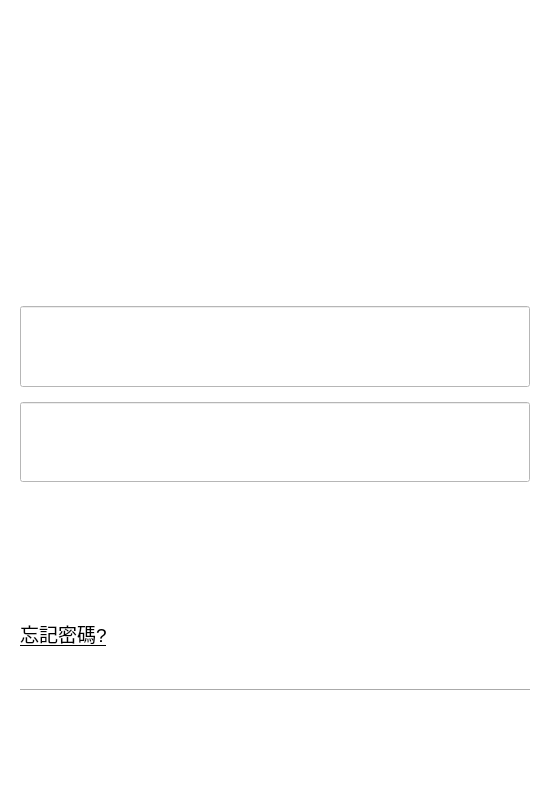
<?xml version="1.0" encoding="UTF-8"?>
<ui version="4.0">
 <class>StageLogin</class>
 <widget class="QWidget" name="StageLogin">
  <property name="geometry">
   <rect>
    <x>0</x>
    <y>0</y>
    <width>550</width>
    <height>808</height>
   </rect>
  </property>
  <property name="windowTitle">
   <string>Form</string>
  </property>
  <layout class="QGridLayout" name="gridLayout">
   <property name="leftMargin">
    <number>0</number>
   </property>
   <property name="topMargin">
    <number>0</number>
   </property>
   <property name="rightMargin">
    <number>0</number>
   </property>
   <property name="bottomMargin">
    <number>0</number>
   </property>
   <property name="spacing">
    <number>0</number>
   </property>
   <item row="0" column="0">
    <widget class="QWidget" name="wBg" native="true">
     <property name="styleSheet">
      <string notr="true">QWidget#wBg{background-color: rgb(255, 255, 255);}</string>
     </property>
     <layout class="QGridLayout" name="gridLayout_2">
      <property name="leftMargin">
       <number>0</number>
      </property>
      <property name="topMargin">
       <number>0</number>
      </property>
      <property name="rightMargin">
       <number>0</number>
      </property>
      <property name="bottomMargin">
       <number>0</number>
      </property>
      <property name="spacing">
       <number>0</number>
      </property>
      <item row="0" column="0">
       <widget class="ItemTopMenu" name="vTitle" native="true">
        <property name="sizePolicy">
         <sizepolicy hsizetype="Preferred" vsizetype="Minimum">
          <horstretch>0</horstretch>
          <verstretch>0</verstretch>
         </sizepolicy>
        </property>
        <property name="maximumSize">
         <size>
          <width>16777215</width>
          <height>200</height>
         </size>
        </property>
       </widget>
      </item>
      <item row="1" column="0">
       <widget class="QWidget" name="wBody" native="true">
        <property name="styleSheet">
         <string notr="true">background-color: rgb(255, 255, 255);</string>
        </property>
        <layout class="QGridLayout" name="gridLayout_3">
         <property name="leftMargin">
          <number>20</number>
         </property>
         <property name="topMargin">
          <number>10</number>
         </property>
         <property name="rightMargin">
          <number>20</number>
         </property>
         <property name="bottomMargin">
          <number>20</number>
         </property>
         <property name="spacing">
          <number>15</number>
         </property>
         <item row="2" column="0" colspan="2">
          <widget class="ItemLineEdit" name="vTxtPassword">
           <property name="sizePolicy">
            <sizepolicy hsizetype="Expanding" vsizetype="Minimum">
             <horstretch>0</horstretch>
             <verstretch>0</verstretch>
            </sizepolicy>
           </property>
          </widget>
         </item>
         <item row="3" column="0" colspan="2">
          <widget class="Item9Grid" name="btnLogin" native="true"/>
         </item>
         <item row="6" column="0" colspan="2">
          <widget class="Item9Grid" name="btnJoin" native="true"/>
         </item>
         <item row="5" column="0" colspan="2">
          <widget class="Line" name="line">
           <property name="orientation">
            <enum>Qt::Horizontal</enum>
           </property>
          </widget>
         </item>
         <item row="4" column="0" colspan="2">
          <widget class="ItemButton" name="btnForget" native="true">
           <layout class="QGridLayout" name="gridLayout_5">
            <property name="leftMargin">
             <number>0</number>
            </property>
            <property name="topMargin">
             <number>0</number>
            </property>
            <property name="rightMargin">
             <number>0</number>
            </property>
            <property name="bottomMargin">
             <number>0</number>
            </property>
            <property name="spacing">
             <number>0</number>
            </property>
            <item row="0" column="0">
             <widget class="QLabel" name="label">
              <property name="font">
               <font>
                <pointsize>14</pointsize>
                <underline>true</underline>
               </font>
              </property>
              <property name="lineWidth">
               <number>2</number>
              </property>
              <property name="midLineWidth">
               <number>2</number>
              </property>
              <property name="text">
               <string>忘記密碼?</string>
              </property>
              <property name="textFormat">
               <enum>Qt::AutoText</enum>
              </property>
              <property name="indent">
               <number>-1</number>
              </property>
              <property name="openExternalLinks">
               <bool>false</bool>
              </property>
             </widget>
            </item>
           </layout>
          </widget>
         </item>
         <item row="0" column="0" colspan="2">
          <widget class="QWidget" name="widget_2" native="true">
           <property name="sizePolicy">
            <sizepolicy hsizetype="Preferred" vsizetype="Minimum">
             <horstretch>0</horstretch>
             <verstretch>0</verstretch>
            </sizepolicy>
           </property>
           <property name="styleSheet">
            <string notr="true">background-color: rgb(255, 255, 255);</string>
           </property>
           <layout class="QGridLayout" name="gridLayout_4">
            <property name="leftMargin">
             <number>0</number>
            </property>
            <property name="topMargin">
             <number>0</number>
            </property>
            <property name="rightMargin">
             <number>0</number>
            </property>
            <property name="bottomMargin">
             <number>0</number>
            </property>
            <property name="spacing">
             <number>0</number>
            </property>
            <item row="0" column="0">
             <spacer name="horizontalSpacer">
              <property name="orientation">
               <enum>Qt::Horizontal</enum>
              </property>
              <property name="sizeHint" stdset="0">
               <size>
                <width>247</width>
                <height>20</height>
               </size>
              </property>
             </spacer>
            </item>
            <item row="0" column="1">
             <widget class="QWidget" name="wImage" native="true">
              <property name="styleSheet">
               <string notr="true">border-image: url(:/image/res/images/icon_logo_475x475.png);</string>
              </property>
             </widget>
            </item>
            <item row="0" column="2">
             <spacer name="horizontalSpacer_2">
              <property name="orientation">
               <enum>Qt::Horizontal</enum>
              </property>
              <property name="sizeHint" stdset="0">
               <size>
                <width>247</width>
                <height>20</height>
               </size>
              </property>
             </spacer>
            </item>
           </layout>
          </widget>
         </item>
         <item row="1" column="0" colspan="2">
          <widget class="ItemLineEdit" name="vTxtLoginId">
           <property name="sizePolicy">
            <sizepolicy hsizetype="Expanding" vsizetype="Preferred">
             <horstretch>0</horstretch>
             <verstretch>0</verstretch>
            </sizepolicy>
           </property>
          </widget>
         </item>
        </layout>
       </widget>
      </item>
     </layout>
    </widget>
   </item>
  </layout>
 </widget>
 <customwidgets>
  <customwidget>
   <class>ItemButton</class>
   <extends>QWidget</extends>
   <header>ItemButton.h</header>
   <container>1</container>
  </customwidget>
  <customwidget>
   <class>ItemTopMenu</class>
   <extends>QWidget</extends>
   <header>ItemTopMenu.h</header>
   <container>1</container>
  </customwidget>
  <customwidget>
   <class>ItemLineEdit</class>
   <extends>QLineEdit</extends>
   <header>ItemLineEdit.h</header>
   <container>1</container>
  </customwidget>
  <customwidget>
   <class>Item9Grid</class>
   <extends>QWidget</extends>
   <header>Item9Grid.h</header>
   <container>1</container>
  </customwidget>
 </customwidgets>
 <resources/>
 <connections/>
</ui>
